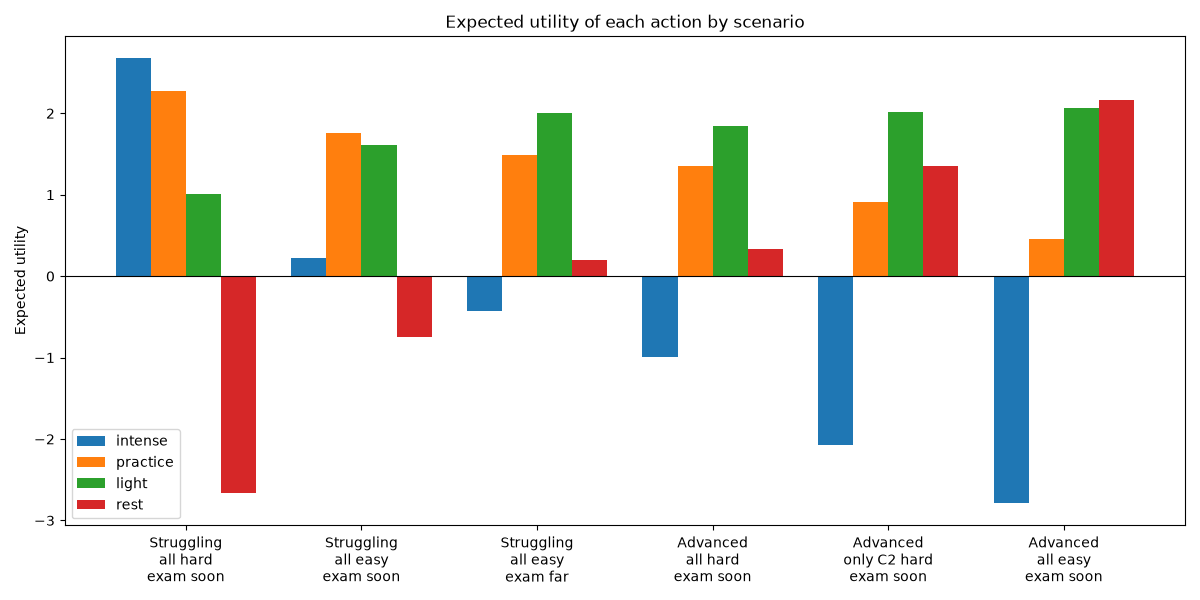

This chart was generated by the following Python code:
import matplotlib.pyplot as plt
from decision import get_meu_action, actions

scenarios = {
    'Struggling\nall hard\nexam soon': {'StudentLevel': 'struggling', 'Difficulty_C1': 'hard',
                                        'Difficulty_C2': 'hard', 'Difficulty_C3': 'hard', 'DaysLeft': 'few'},
    'Struggling\nall easy\nexam soon': {'StudentLevel': 'struggling', 'Difficulty_C1': 'easy',
                                        'Difficulty_C2': 'easy', 'Difficulty_C3': 'easy', 'DaysLeft': 'few'},
    'Struggling\nall easy\nexam far': {'StudentLevel': 'struggling', 'Difficulty_C1': 'easy',
                                       'Difficulty_C2': 'easy', 'Difficulty_C3': 'easy', 'DaysLeft': 'many'},
    'Advanced\nall hard\nexam soon': {'StudentLevel': 'advanced', 'Difficulty_C1': 'hard',
                                      'Difficulty_C2': 'hard', 'Difficulty_C3': 'hard', 'DaysLeft': 'few'},
    'Advanced\nonly C2 hard\nexam soon': {'StudentLevel': 'advanced', 'Difficulty_C1': 'easy',
                                          'Difficulty_C2': 'hard', 'Difficulty_C3': 'easy', 'DaysLeft': 'few'},
    'Advanced\nall easy\nexam soon': {'StudentLevel': 'advanced', 'Difficulty_C1': 'easy',
                                      'Difficulty_C2': 'easy', 'Difficulty_C3': 'easy', 'DaysLeft': 'few'},
}

results = {}
for name in scenarios:
    best, eu = get_meu_action(scenarios[name])
    results[name] = eu
    print(name.replace('\n', ', '), '->', best)

# grouped bar chart, one group per scenario
names = list(scenarios.keys())
width = 0.2
plt.figure(figsize=(12, 6))
for i, action in enumerate(actions):
    x = [j + i * width for j in range(len(names))]
    y = [results[name][action] for name in names]
    plt.bar(x, y, width, label=action)
plt.xticks([j + 1.5 * width for j in range(len(names))], names)
plt.axhline(0, color='black', linewidth=0.8)
plt.ylabel('Expected utility')
plt.title('Expected utility of each action by scenario')
plt.legend()
plt.tight_layout()
plt.savefig('scenarios.png')
plt.show()
